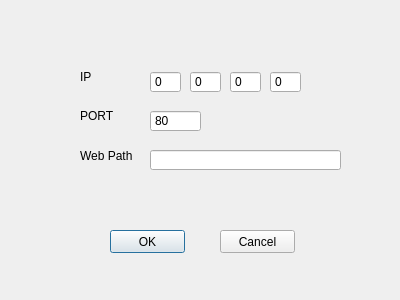
<?xml version="1.0" encoding="UTF-8"?>
<ui version="4.0">
 <class>UI_DialogSetConf</class>
 <widget class="QDialog" name="UI_DialogSetConf">
  <property name="geometry">
   <rect>
    <x>0</x>
    <y>0</y>
    <width>400</width>
    <height>300</height>
   </rect>
  </property>
  <property name="windowTitle">
   <string>Set Configure</string>
  </property>
  <widget class="QLabel" name="label">
   <property name="geometry">
    <rect>
     <x>80</x>
     <y>71</y>
     <width>54</width>
     <height>12</height>
    </rect>
   </property>
   <property name="text">
    <string>IP</string>
   </property>
  </widget>
  <widget class="QLabel" name="label_2">
   <property name="geometry">
    <rect>
     <x>80</x>
     <y>110</y>
     <width>54</width>
     <height>12</height>
    </rect>
   </property>
   <property name="text">
    <string>PORT</string>
   </property>
  </widget>
  <widget class="QLabel" name="label_3">
   <property name="geometry">
    <rect>
     <x>80</x>
     <y>150</y>
     <width>54</width>
     <height>12</height>
    </rect>
   </property>
   <property name="text">
    <string>Web Path</string>
   </property>
  </widget>
  <widget class="QSpinBox" name="spinBox_IP3">
   <property name="geometry">
    <rect>
     <x>150</x>
     <y>71</y>
     <width>31</width>
     <height>22</height>
    </rect>
   </property>
   <property name="buttonSymbols">
    <enum>QAbstractSpinBox::NoButtons</enum>
   </property>
   <property name="suffix">
    <string/>
   </property>
   <property name="maximum">
    <number>255</number>
   </property>
  </widget>
  <widget class="QSpinBox" name="spinBox_IP2">
   <property name="geometry">
    <rect>
     <x>190</x>
     <y>71</y>
     <width>31</width>
     <height>22</height>
    </rect>
   </property>
   <property name="buttonSymbols">
    <enum>QAbstractSpinBox::NoButtons</enum>
   </property>
   <property name="suffix">
    <string/>
   </property>
   <property name="maximum">
    <number>255</number>
   </property>
  </widget>
  <widget class="QSpinBox" name="spinBox_IP1">
   <property name="geometry">
    <rect>
     <x>230</x>
     <y>71</y>
     <width>31</width>
     <height>22</height>
    </rect>
   </property>
   <property name="buttonSymbols">
    <enum>QAbstractSpinBox::NoButtons</enum>
   </property>
   <property name="suffix">
    <string/>
   </property>
   <property name="maximum">
    <number>255</number>
   </property>
  </widget>
  <widget class="QSpinBox" name="spinBox_IP0">
   <property name="geometry">
    <rect>
     <x>270</x>
     <y>71</y>
     <width>31</width>
     <height>22</height>
    </rect>
   </property>
   <property name="buttonSymbols">
    <enum>QAbstractSpinBox::NoButtons</enum>
   </property>
   <property name="suffix">
    <string/>
   </property>
   <property name="maximum">
    <number>255</number>
   </property>
  </widget>
  <widget class="QSpinBox" name="spinBox_Port">
   <property name="geometry">
    <rect>
     <x>150</x>
     <y>110</y>
     <width>51</width>
     <height>22</height>
    </rect>
   </property>
   <property name="buttonSymbols">
    <enum>QAbstractSpinBox::NoButtons</enum>
   </property>
   <property name="suffix">
    <string/>
   </property>
   <property name="maximum">
    <number>65535</number>
   </property>
   <property name="value">
    <number>80</number>
   </property>
  </widget>
  <widget class="QLineEdit" name="lineEdit_WebPath">
   <property name="geometry">
    <rect>
     <x>150</x>
     <y>150</y>
     <width>191</width>
     <height>20</height>
    </rect>
   </property>
  </widget>
  <widget class="QLabel" name="label_Msg">
   <property name="geometry">
    <rect>
     <x>83</x>
     <y>190</y>
     <width>261</width>
     <height>21</height>
    </rect>
   </property>
   <property name="text">
    <string/>
   </property>
  </widget>
  <widget class="QPushButton" name="btn_OK">
   <property name="geometry">
    <rect>
     <x>110</x>
     <y>230</y>
     <width>75</width>
     <height>23</height>
    </rect>
   </property>
   <property name="text">
    <string>OK</string>
   </property>
  </widget>
  <widget class="QPushButton" name="btn_Cancel">
   <property name="geometry">
    <rect>
     <x>220</x>
     <y>230</y>
     <width>75</width>
     <height>23</height>
    </rect>
   </property>
   <property name="text">
    <string>Cancel</string>
   </property>
  </widget>
 </widget>
 <resources/>
 <connections/>
</ui>
